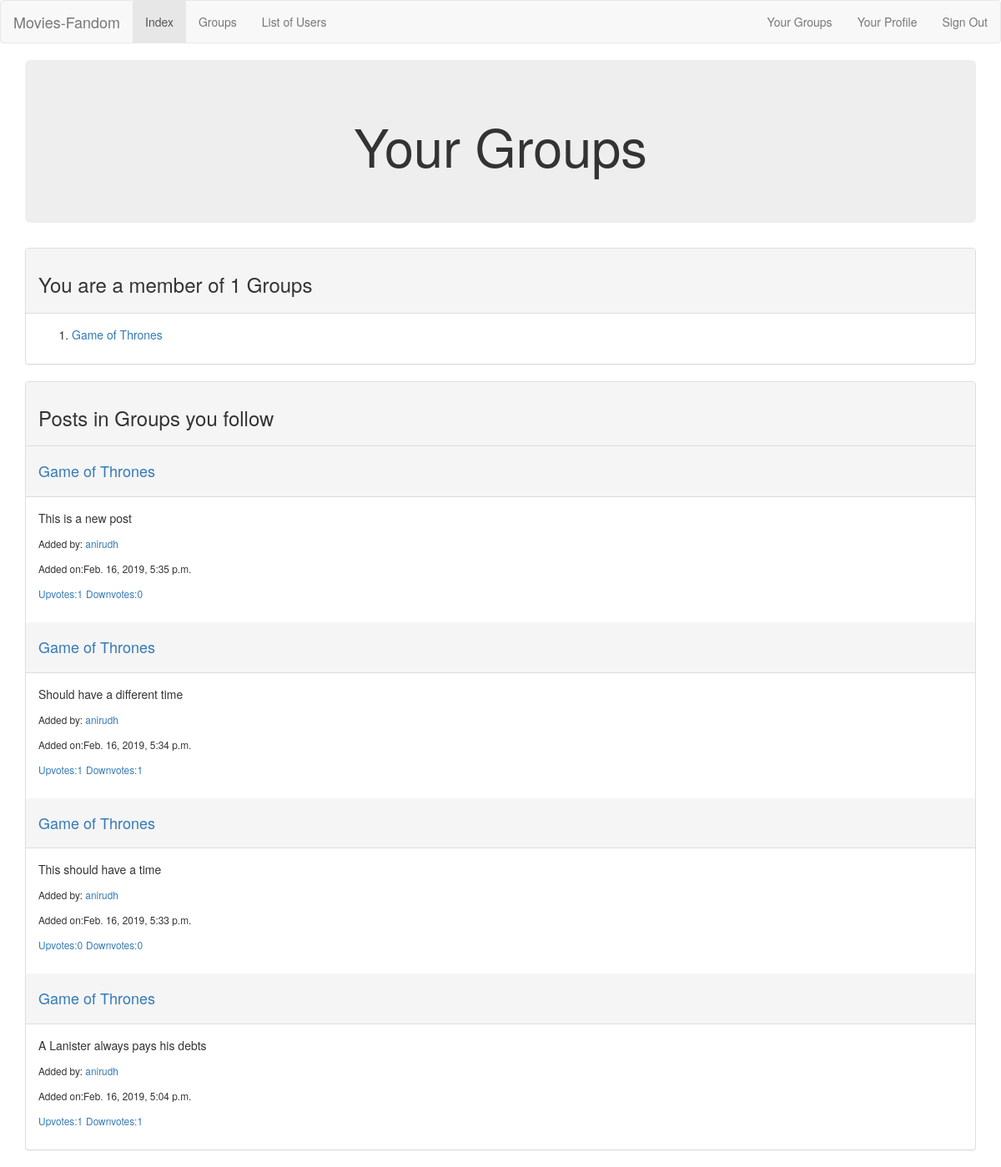
The page /account/user/ (signed in) on the database its author committed.
### groups/models.py (models this page shows, shortened)
class GroupMember(models.Model):
    group = models.ForeignKey(Group,related_name='member',on_delete=models.CASCADE)
    user = models.ForeignKey(User,on_delete=models.CASCADE)
    class Meta:
        unique_together = ('group','user',)

class Group(models.Model):
    name = models.CharField(max_length=200)
    slug = models.SlugField(allow_unicode=True,unique=True)
    description = models.TextField(blank=True,default='No description given yet')
    members = models.ManyToManyField(User,through='GroupMember',related_name='group')
    class Meta:
        unique_together = ['slug']

class Post(models.Model):
    user = models.ForeignKey(User,related_name='posts',on_delete=models.CASCADE)
    created_at = models.DateTimeField()
    text = models.TextField()
    group = models.ForeignKey(Group,related_name='posts',on_delete=models.CASCADE)
    slug = models.SlugField(allow_unicode=True,default='game_of_thrones')
    upvotes = models.IntegerField(default=0)
    downvotes = models.IntegerField(default=0)
    class Meta:
        ordering = ['-created_at']
        unique_together = ('user','text')

### account/views.py (the view)
# urls.py: path('user/',UserPostListView.as_view(),name='user_posts'),
class UserPostListView(LoginRequiredMixin,ListView):
    template_name = 'account/post_list.html'
    model = Post
    context_object_name = 'posts'
    def get_queryset(self):
        user = self.request.user
        groups = GroupMember.objects.filter(user=user).values('group')
        posts = Post.objects.filter(group=0)
        for group in groups:
            group_id = group['group']
            post = Post.objects.filter(group=group_id).order_by('-created_at').values()
            posts = posts|post
        posts = posts.order_by('-created_at')
        return posts
    def get_context_data(self, **kwargs):
        context = super().get_context_data(**kwargs)
        user = self.request.user
        total_posts = Post.objects.filter(user=user).count()
        total_groups = GroupMember.objects.filter(user=user).count()
        group_names = GroupMember.objects.filter(user=user)
        context['groups'] = group_names
        context['user'] = user
        context['total_posts'] = total_posts
        context['total_groups'] = total_groups
        return context

### account/templates/account/post_list.html
{% extends 'account/base.html' %}
{% block body_block %}
  <div class="jumbotron text-center">
    <h1>Your Groups</h1>
  </div>
  <div class="panel panel-default">
    <div class="panel-heading">
        <h3>You are a member of {{total_groups}} Groups</h3>
    </div>
    {% if groups %}
      <ol>
      {% for group in groups %}
        <div class="panel-body">
          <li><a href="{% url 'group:group_detail' slug=group.group.slug%}">{{group.group.name}}</a></li>
        </div>
      {% endfor %}
     </ol>
    {% endif %}
  </div>
  <div class="panel panel-default">
    <div class="panel-heading">
        <h3>Posts in Groups you follow</h3>
    </div>
        {% if posts %}
        {% for post in posts %}
          <div class="panel-heading">
            <h4> <a href="{% url 'group:group_detail' slug=post.group.slug %}">{{post.group.name}}</a></h4>
          </div>
          <div class="panel-body">
            <p>{{post.text}}</p>
            <p><small>
                Added by:
                <a href="{%  url 'account:user_profile' pk=post.user.id %}">{{post.user}}</a>
              </small>
            </p>
            <p><small>Added on:{{post.created_at}}</small></p>
            <p><small><a href="{% url 'account:post_upvote' pk=post.pk %}">Upvotes:{{post.upvotes}}</a></small>
               <small><a href="{%url 'account:post_downvote' pk=post.pk%}">Downvotes:{{post.downvotes}}</a></small></p>
          </div>
        {% endfor %}
        {% else %}
        <h2> No Posts in any group you follow </h2>
        {% endif %}
  </div>
{% endblock %}

### rows shown on the page
GroupMember: group.name "Game of Thrones"
Post: group.name "Game of Thrones", text "This is a new post", user "anirudh", created_at "Feb. 16, 2019, 5:35 p.m.", upvotes "1", downvotes "0"
Post: group.name "Game of Thrones", text "Should have a different time", user "anirudh", created_at "Feb. 16, 2019, 5:34 p.m.", upvotes "1", downvotes "1"
Post: group.name "Game of Thrones", text "This should have a time", user "anirudh", created_at "Feb. 16, 2019, 5:33 p.m.", upvotes "0", downvotes "0"
Post: group.name "Game of Thrones", text "A Lanister always pays his debts", user "anirudh", created_at "Feb. 16, 2019, 5:04 p.m.", upvotes "1", downvotes "1"

### other values the page prints
{{ total_groups }} "1"
